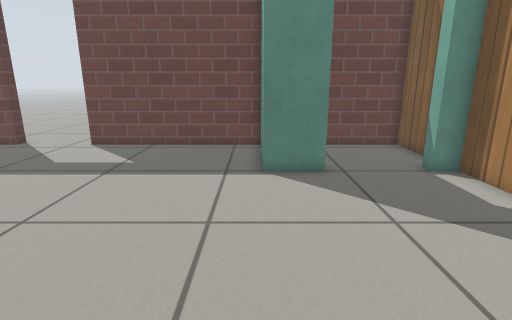
View 1 (above)

13 first-person views from a walk through a Gazebo world. The camera is 0.72 m above the floor, tilts 14° down and sees 80° across. The floor is counted in squares, 0.25 m on a side. Each view is taken from the middle of a square. On the plan, view 1 faces up. The plan holds only what a view shows up to about 20 squares ahead; the rest is blank. Gazebo's built-in surfaces are drawn with simple patterns.

View 2
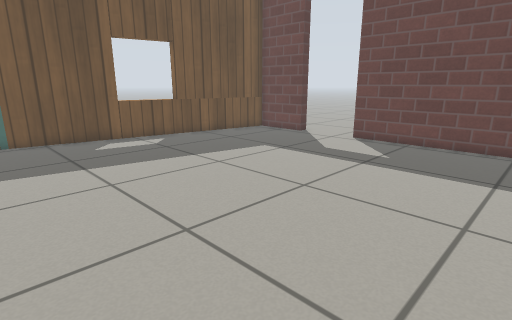

View 3
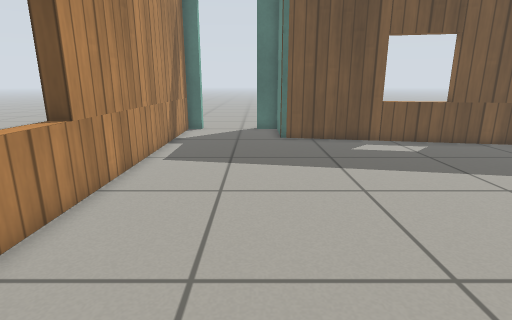

View 4
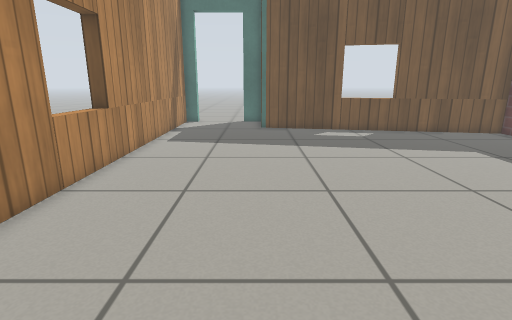

View 5
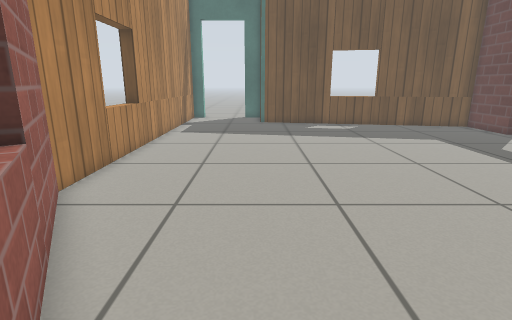

View 6
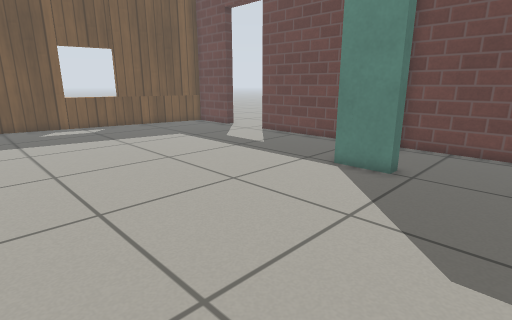

View 7
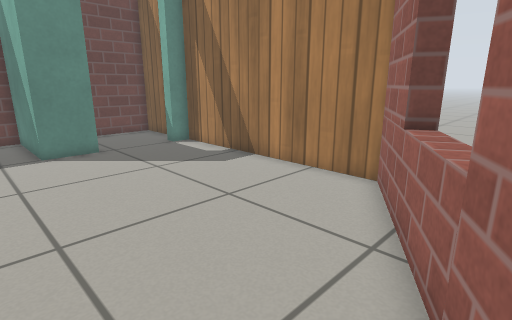

View 8
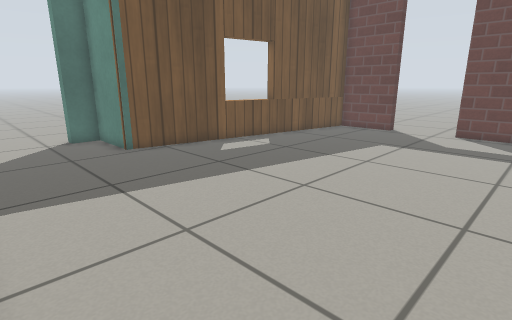

View 9
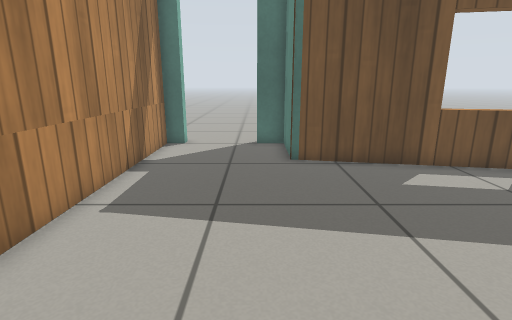

View 10
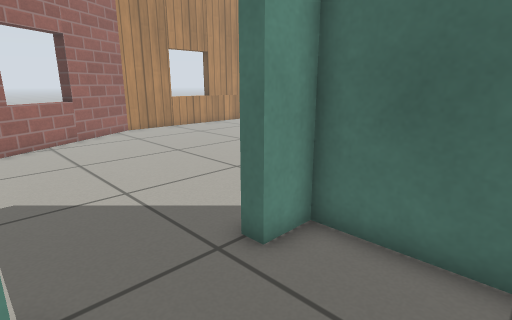

View 11
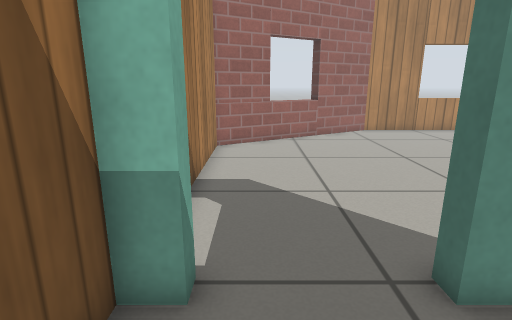

View 12
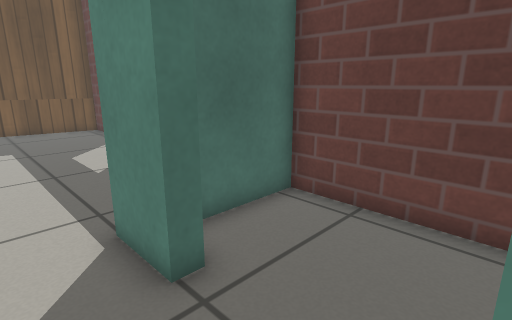

View 13
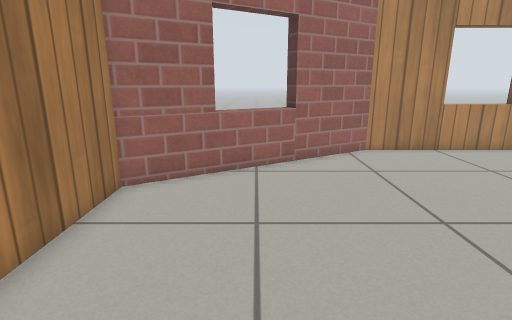

### Floor plan
Points are (right, up) in squares from view 1. A wall is a line through its corners. A room is listed if a view was taken in it or the views show most of it. See-through windows are left out.
Room 1 (views 1, 2, 3, 4, 5, 6, 7, 8, 9, 12, 13)
walls: (2.3, 9.9) (0.2, 9.9) (0.2, 14.6) (-8, 14.6); (-11.6, 14.6) (-15, 14.6) (-17.6, 0.4) (-20.9, 0.4) (-20.9, -0.9); (4.6, -2.4) (4.2, -1.7); (-20.9, -4.5) (-20.9, -5.4) (-1.9, -5.4) (6.9, -0.3) (6.9, 9.9) (5.9, 9.9)
ways out: open door at (4.5, 10) to room 2; open door at (-21, -2.5); open door at (-9.5, 15)
Room 2 (views 10, 11)
walls: (5.9, 10.5) (6.9, 10.5) (6.9, 14.6) (0.8, 14.6) (0.8, 10.5) (2.3, 10.5)
ways out: open door at (4.5, 10) to room 1

Where each view was taken, in squares from view 1:
view 1: 0 up, 0 right, facing up
view 2: 1 down, 0 right, facing up-left
view 3: 1 down, 1 left, facing left
view 4: 0 up, 3 right, facing left
view 5: 0 up, 6 right, facing left
view 6: 0 up, 6 right, facing up-left
view 7: 4 down, 2 left, facing up-right
view 8: 5 down, 4 left, facing up-left
view 9: 1 down, 6 left, facing left
view 10: 14 up, 6 right, facing down-left
view 11: 14 up, 5 right, facing down
view 12: 8 up, 6 right, facing up-left
view 13: 8 up, 3 right, facing down
